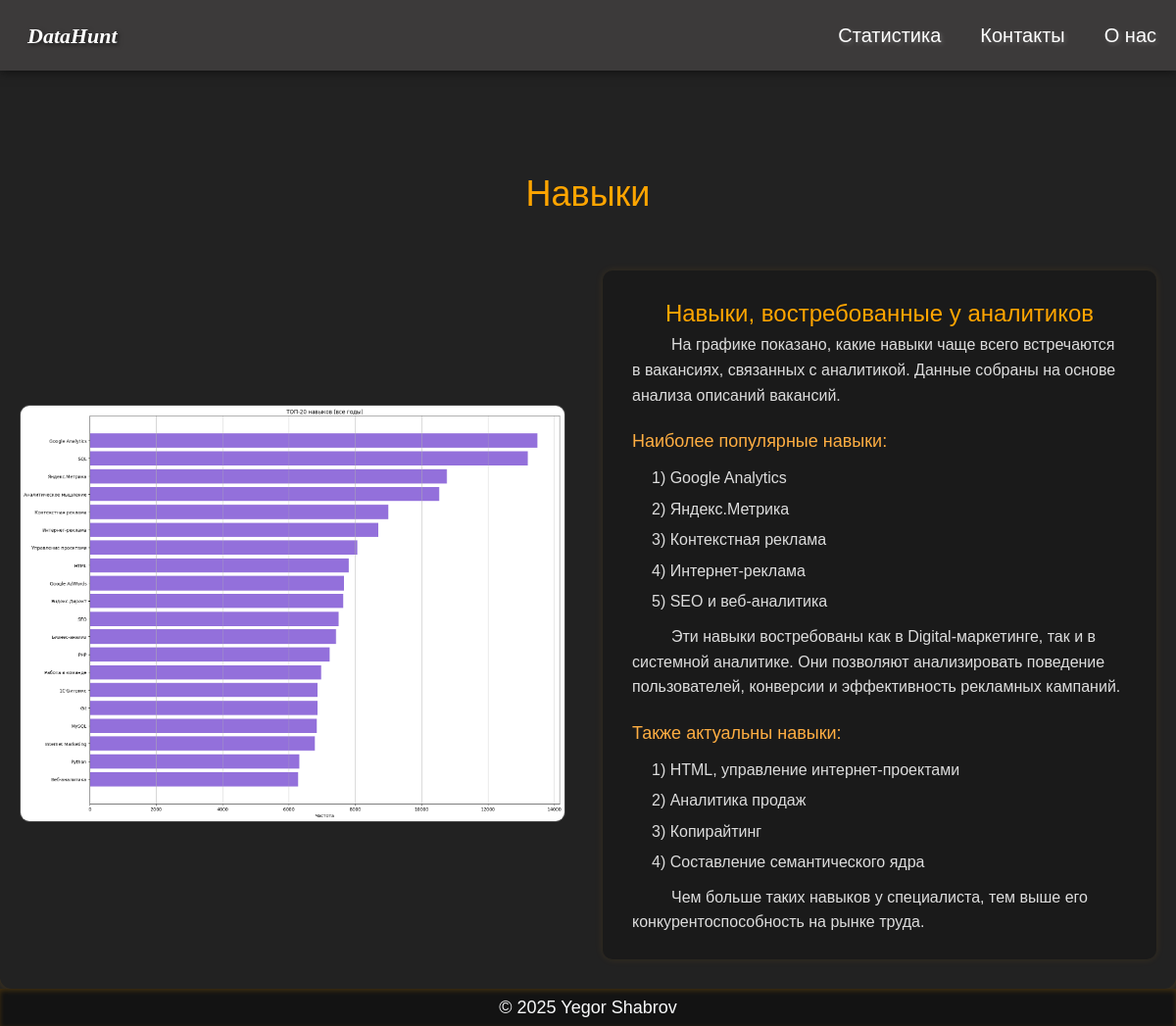
Page /statistics/Skills/ on the committed database.
### main/models.py (models this page shows, shortened)
class Article(models.Model):
    title = models.CharField(max_length=200)
    content = models.TextField()
    slug = models.SlugField(max_length=200, unique=True, blank=True, null=True)

### main/views.py (the view)
# urls.py: path('statistics/<slug:slug>/', views.article_direct, name='article_direct'),
def article_direct(request, slug):
    article = Article.objects.get(slug=slug)
    return render(request, 'main/article_direct.html', {'article': article})

### main/templates/main/article_direct.html (shortened to what this page needs)
{% extends 'article_list.html' %}
{% load static %}
{% block content %}
<div class="top-spacer"></div>
<div>
    {{ article.content|safe }}
</div>
{% endblock %}

### main/static/css/static.css (style rules this page uses)
body { background-color: #222222; margin: 0; font-family: 'Segoe UI', sans-serif; color: white; }
html { scrollbar-width: thin; scrollbar-color: #3c3a3a #1f1f1f; }
.top-spacer { display: flex; height: 60px; width: 100%; background-color: transparent; }

### rows in the picture
Article: content "Навыки Навыки, востребованные у аналитиков На графике показано, какие навыки чаще всего встречаются в вакансиях, связанных с аналитикой. Данные собраны на основе анализа описаний вакансий. Наиболее популярные навыки: 1) Google Analytics 2) Яндекс.Метрика 3) Контекстная реклама 4) Интернет-реклама 5) SEO и веб-аналитика Эти навыки востребованы как в Digital-маркетинге, так и в системной аналитике. Они позволяют анализировать поведение пользователей, конверсии и эффективность рекламных кампаний. Также актуальны навыки: 1) HTML, управление интернет-проектами 2) Аналитика продаж 3) Копирайтинг 4) Составление семантического ядра Чем больше таких навыков у специалиста, тем выше его…", content (picture)
